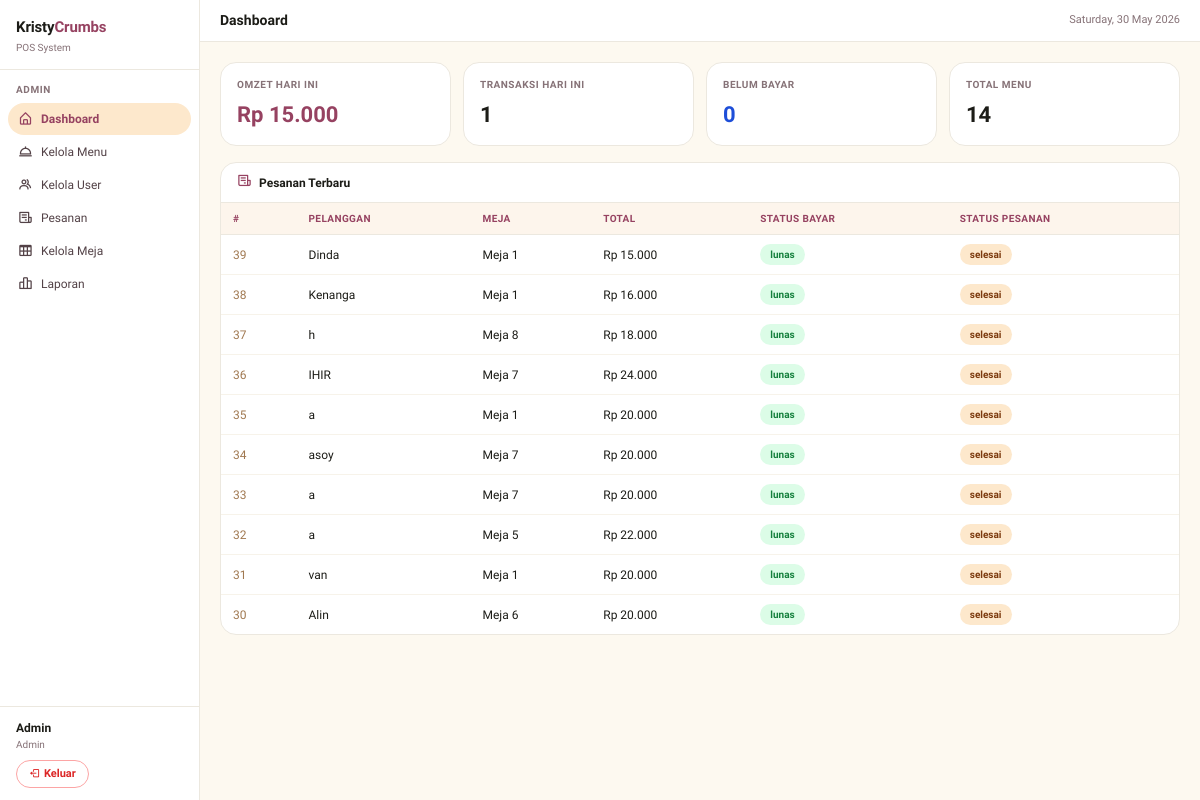
Page /admin.php (signed in) on the committed database.
### tables this page shows
CREATE TABLE `tb_pesanan` (
  `id_pesanan` int NOT NULL,
  `nama_pelanggan` varchar(200) NOT NULL,
  `no_meja` int NOT NULL,
  `total_harga` int NOT NULL,
  `status_bayar` enum('belum_bayar','lunas') NOT NULL,
  `status_pesanan` enum('proses','selesai') NOT NULL,
  `tgl_pesanan` varchar(200) NOT NULL,
  `uang_bayar` int NOT NULL,
  `nama_kasir` varchar(200) NOT NULL,
  `metode_bayar` enum('tunai','qris','transfer','kartu') NOT NULL DEFAULT 'tunai'
);

### admin.php (the view, shortened to what this page needs)
<?php
include 'function/connect.php';
$tab = $_GET['tab'] ?? 'dashboard';
include '_layout.php';
?>
<?php if ($tab === 'dashboard'): ?>
  <?php
  $omzet    = mysqli_fetch_assoc(mysqli_query($koneksi, "SELECT IFNULL(SUM(total_harga),0) AS n FROM tb_pesanan WHERE status_bayar='lunas' AND DATE(tgl_pesanan)=CURDATE()"))['n'];
  $trx      = mysqli_fetch_assoc(mysqli_query($koneksi, "SELECT COUNT(*) AS n FROM tb_pesanan WHERE DATE(tgl_pesanan)=CURDATE()"))['n'];
  $belum    = mysqli_fetch_assoc(mysqli_query($koneksi, "SELECT COUNT(*) AS n FROM tb_pesanan WHERE status_bayar='belum_bayar'"))['n'];
  $tot_menu = mysqli_fetch_assoc(mysqli_query($koneksi, "SELECT COUNT(*) AS n FROM tb_menu"))['n'];
  ?>
  <div class="stat-grid">
    <div class="stat-box">
      <div class="stat-label">Omzet Hari Ini</div>
      <div class="stat-value">Rp <?= number_format($omzet, 0, ',', '.') ?></div>
    </div>
    <div class="stat-box">
      <div class="stat-label">Transaksi Hari Ini</div>
      <div class="stat-value dark"><?= $trx ?></div>
    </div>
    <div class="stat-box">
      <div class="stat-label">Belum Bayar</div>
      <div class="stat-value blue"><?= $belum ?></div>
    </div>
    <div class="stat-box">
      <div class="stat-label">Total Menu</div>
      <div class="stat-value dark"><?= $tot_menu ?></div>
    </div>
  </div>
  <div class="kc-card">
    <div class="kc-card-header"><span><i class='bx bx-receipt'></i> Pesanan Terbaru</span></div>
    <table class="kc-table w-100">
      <thead>
        <tr>
          <th>#</th>
          <th>Pelanggan</th>
          <th>Meja</th>
          <th>Total</th>
          <th>Status Bayar</th>
          <th>Status Pesanan</th>
        </tr>
      </thead>
      <tbody>
        <?php $q = mysqli_query($koneksi, "SELECT * FROM tb_pesanan ORDER BY id_pesanan DESC LIMIT 10");
        while ($r = mysqli_fetch_assoc($q)): ?>
          <tr>
            <td style="color:#a07850"><?= $r['id_pesanan'] ?></td>
            <td><?= htmlspecialchars($r['nama_pelanggan']) ?></td>
            <td>Meja <?= $r['no_meja'] ?></td>
            <td>Rp <?= number_format($r['total_harga'], 0, ',', '.') ?></td>
            <td><span class="kc-badge <?= $r['status_bayar'] === 'lunas' ? 'kc-badge-green' : 'kc-badge-yellow' ?>"><?= $r['status_bayar'] ?></span></td>
            <td><span class="kc-badge <?= $r['status_pesanan'] === 'selesai' ? 'kc-badge-brown' : 'kc-badge-blue' ?>"><?= $r['status_pesanan'] ?></span></td>
          </tr>
        <?php endwhile; ?>
      </tbody>
    </table>
  </div>
<?php endif; ?>
<?php include '_layout_end.php'; ?>

### _layout.php (style rules this page uses)
* { font-family: 'Plus Jakarta Sans', sans-serif; }
body { background: #fdf9f0; margin: 0; }
.kc-card { background: #fff; border: 1px solid #ece8df; border-radius: 16px; margin-bottom: 16px; }
.kc-card-header { padding: 10px 16px; border-bottom: 1px solid #ece8df; font-weight: 700; font-size: 12px; color: #1c1c17; display: flex; align-items: center; justify-content: space-between; border-radius: 16px 16px 0 0; }
.kc-card-header i { color: #964261; font-size: 15px; margin-right: 4px; }
.kc-table thead th { background: #fdf5ec; color: #964261; font-size: 10px; font-weight: 700; text-transform: uppercase; letter-spacing: .04em; padding: 8px 12px; border-bottom: 1px solid #ece8df; }
.kc-table tbody td { padding: 9px 12px; border-bottom: 1px solid #f7f3ea; font-size: 12px; vertical-align: middle; color: #1c1c17; }
.kc-table tbody tr:last-child td { border-bottom: none; }
.kc-badge { border-radius: 999px; padding: 3px 10px; font-size: 10px; font-weight: 700; display: inline-block; }
.kc-badge-brown { background: #fde8cc; color: #7c3a0e; }
.kc-badge-green { background: #dcfce7; color: #15803d; }
.stat-grid { display: grid; grid-template-columns: repeat(4, 1fr); gap: 12px; margin-bottom: 16px; }
.stat-box { background: #fff; border: 1px solid #ece8df; border-radius: 16px; padding: 14px 16px; transition: border-color 0.15s; }
.stat-label { font-size: 10px; color: #867277; text-transform: uppercase; letter-spacing: .05em; font-weight: 700; margin-bottom: 6px; }
.stat-value { font-size: 22px; font-weight: 800; color: #964261; }
.stat-value.dark { color: #1c1c17; }
.stat-value.blue { color: #1d4ed8; }

### rows in the picture
tb_pesanan: id_pesanan "39", nama_pelanggan "Dinda", no_meja "1", total_harga "15.000", status_bayar "lunas", status_pesanan "selesai"
tb_pesanan: id_pesanan "38", nama_pelanggan "Kenanga", no_meja "1", total_harga "16.000", status_bayar "lunas", status_pesanan "selesai"
tb_pesanan: id_pesanan "37", nama_pelanggan "h", no_meja "8", total_harga "18.000", status_bayar "lunas", status_pesanan "selesai"
tb_pesanan: id_pesanan "36", nama_pelanggan "IHIR", no_meja "7", total_harga "24.000", status_bayar "lunas", status_pesanan "selesai"
tb_pesanan: id_pesanan "35", nama_pelanggan "a", no_meja "1", total_harga "20.000", status_bayar "lunas", status_pesanan "selesai"
tb_pesanan: id_pesanan "34", nama_pelanggan "asoy", no_meja "7", total_harga "20.000", status_bayar "lunas", status_pesanan "selesai"
tb_pesanan: id_pesanan "33", nama_pelanggan "a", no_meja "7", total_harga "20.000", status_bayar "lunas", status_pesanan "selesai"
tb_pesanan: id_pesanan "32", nama_pelanggan "a", no_meja "5", total_harga "22.000", status_bayar "lunas", status_pesanan "selesai"
tb_pesanan: id_pesanan "31", nama_pelanggan "van", no_meja "1", total_harga "20.000", status_bayar "lunas", status_pesanan "selesai"
tb_pesanan: id_pesanan "30", nama_pelanggan "Alin", no_meja "6", total_harga "20.000", status_bayar "lunas", status_pesanan "selesai"

### other values in the picture
$uname "Admin"
$role "Admin"
$page_title "Dashboard"
$omzet "15.000"
$trx "1"
$belum "0"
$tot_menu "14"
